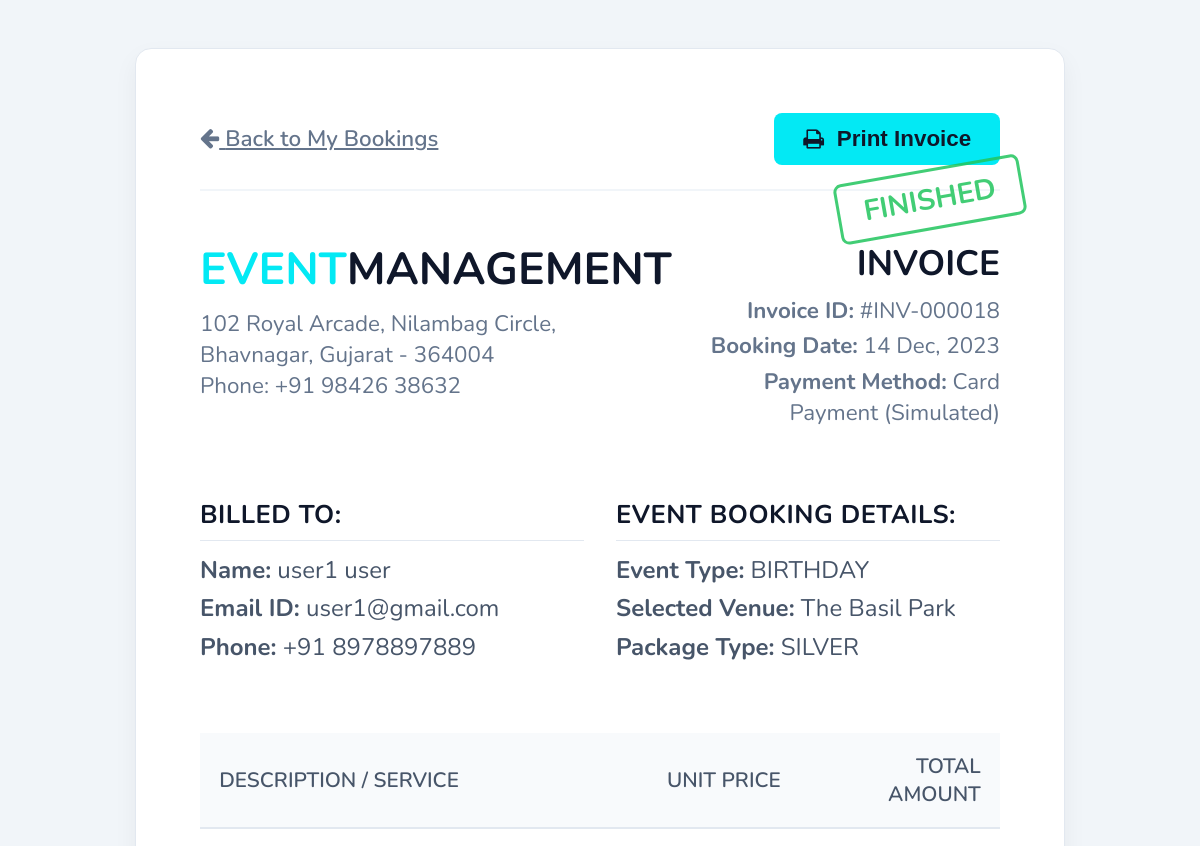
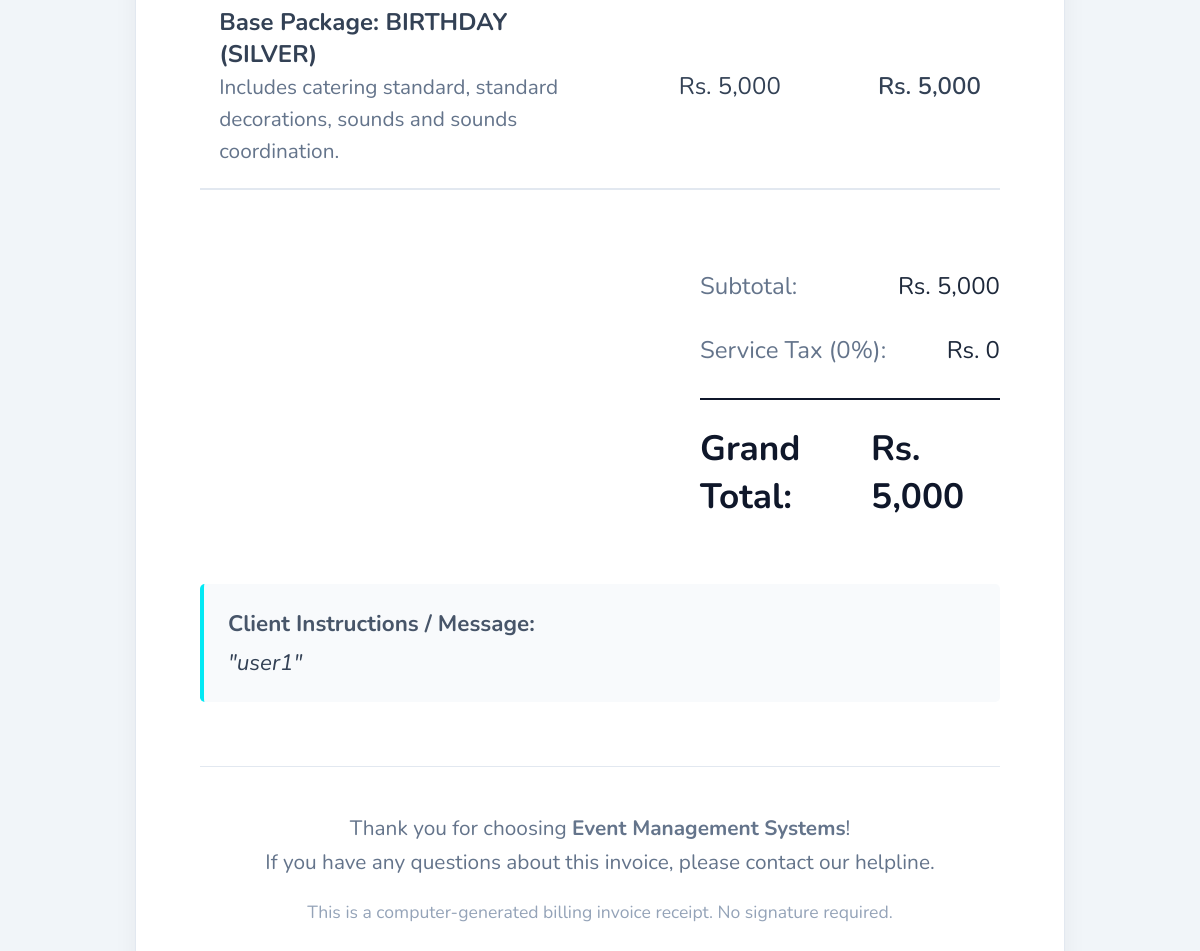
Screenshot of /login/invoice.php?b_id=18 (signed in) with the database file from the repository (2 pictures, top to bottom).
### tables this page shows
CREATE TABLE `tbl_booking` (
  `b_id` int(4) NOT NULL,
  `b_uid` int(4) NOT NULL,
  `b_type` varchar(20) NOT NULL,
  `b_package` varchar(20) NOT NULL,
  `b_date` date NOT NULL,
  `b_venue` varchar(50) NOT NULL,
  `b_price` double NOT NULL,
  `b_msg` varchar(500) NOT NULL,
  `b_state` varchar(10) NOT NULL
);

CREATE TABLE `tbl_user` (
  `First_Name` char(15) NOT NULL,
  `Last_Name` char(15) NOT NULL,
  `Email_ID` varchar(50) NOT NULL,
  `MobileNo` char(10) NOT NULL,
  `PWD` varchar(15) NOT NULL,
  `ID` int(4) NOT NULL
);

### login/invoice.php (the view, shortened to what this page needs)
<?php
    $b_id = intval($_GET['b_id']);
    $servername = "localhost";
    $username = "root";
    $password = "";
    $dbname = "event_mgt";
    $conn = new mysqli($servername, $username, $password, $dbname);
    $sql = "SELECT b.*, u.First_Name, u.Last_Name, u.Email_ID, u.MobileNo
            FROM tbl_booking b
            JOIN tbl_user u ON b.b_uid = u.ID
            WHERE b.b_id = ?";
    $stmt = $conn->prepare($sql);
    $stmt->bind_param("i", $b_id);
    $stmt->execute();
    $result = $stmt->get_result();
    $booking = $result->fetch_assoc();
    function parseUserMessage($msg) {
        return preg_replace('/^\[Add-ons:\s*.*?\]\s*/', '', $msg);
    }
    $clean_msg = parseUserMessage($booking["b_msg"]);
    $total_price = intval($booking["b_price"]);
    $addon_sum = 0;
    $base_package_price = $total_price - $addon_sum;
?>
<!DOCTYPE html>
<html lang="en">
<head>
    <link rel="stylesheet" href="https://cdnjs.cloudflare.com/ajax/libs/font-awesome/4.7.0/css/font-awesome.min.css">
</head>
<body>
<div class="invoice-card">
    <div class="actions-panel">
        <a href="booking.php" style="color: #64748b; font-size: 1.4rem; font-weight: 600;"><i class="fa fa-arrow-left"></i> Back to My Bookings</a>
        <button onclick="window.print()" class="btn-print"><i class="fa fa-print"></i> Print Invoice</button>
    </div>
    <?php
        $stampClass = 'stamp-upcoming';
        if ($booking["b_state"] == 'Finished') {
            $stampClass = 'stamp-finished';
        } elseif ($booking["b_state"] == 'Cancelled') {
            $stampClass = 'stamp-cancelled';
        } elseif ($booking["b_state"] == 'Confirmed') {
            $stampClass = 'stamp-confirmed';
        }
    ?>
    <div class="status-stamp <?php echo $stampClass; ?>">
        <?php echo $booking["b_state"]; ?>
    </div>
    <div class="invoice-header">
        <div class="brand">
            <h2><span>EVENT</span>management</h2>
            <p>102 Royal Arcade, Nilambag Circle,</p>
            <p>Bhavnagar, Gujarat - 364004</p>
            <p>Phone: +91 98426 38632</p>
        </div>
        <div class="meta-details">
            <h3>INVOICE</h3>
            <p><strong>Invoice ID:</strong> #INV-<?php echo str_pad($booking['b_id'], 6, '0', STR_PAD_LEFT); ?></p>
            <p><strong>Booking Date:</strong> <?php echo date("d M, Y", strtotime($booking['b_date'])); ?></p>
            <p><strong>Payment Method:</strong> Card Payment (Simulated)</p>
        </div>
    </div>
    <div class="info-grid">
        <div class="info-block">
            <h4>Billed To:</h4>
            <p><strong>Name:</strong> <?php echo htmlspecialchars($booking['First_Name'] . ' ' . $booking['Last_Name']); ?></p>
            <p><strong>Email ID:</strong> <?php echo htmlspecialchars($booking['Email_ID']); ?></p>
            <p><strong>Phone:</strong> +91 <?php echo htmlspecialchars($booking['MobileNo']); ?></p>
        </div>
        <div class="info-block">
            <h4>Event Booking Details:</h4>
            <p><strong>Event Type:</strong> <?php echo htmlspecialchars($booking['b_type']); ?></p>
            <p><strong>Selected Venue:</strong> <span style="text-transform: capitalize;"><?php echo htmlspecialchars($booking['b_venue']); ?></span></p>
            <p><strong>Package Type:</strong> <?php echo htmlspecialchars($booking['b_package']); ?></p>
        </div>
    </div>
    <table class="table-items">
        <thead>
            <tr>
                <th style="width: 50%;">Description / Service</th>
                <th style="width: 25%; text-align: right;">Unit Price</th>
                <th style="width: 25%; text-align: right;">Total Amount</th>
            </tr>
        </thead>
        <tbody>
            <tr>
                <td>
                    <strong>Base Package: <?php echo htmlspecialchars($booking['b_type']) . ' (' . htmlspecialchars($booking['b_package']) . ')'; ?></strong><br>
                    <span style="font-size: 1.3rem; color: #64748b;">Includes catering standard, standard decorations, sounds and sounds coordination.</span>
                </td>
                <td style="text-align: right;">Rs. <?php echo number_format($base_package_price); ?></td>
                <td style="text-align: right; font-weight: 600;">Rs. <?php echo number_format($base_package_price); ?></td>
            </tr>
        </tbody>
    </table>
    <div class="total-summary">
        <div class="total-box">
            <div class="total-row">
                <span style="color: #64748b;">Subtotal:</span>
                <span>Rs. <?php echo number_format($total_price); ?></span>
            </div>
            <div class="total-row">
                <span style="color: #64748b;">Service Tax (0%):</span>
                <span>Rs. 0</span>
            </div>
            <div class="total-row grand-total">
                <span>Grand Total:</span>
                <span>Rs. <?php echo number_format($total_price); ?></span>
            </div>
        </div>
    </div>
    <?php if (!empty($clean_msg)): ?>
        <div style="background: #f8fafc; border-left: 4px solid #03e9f4; padding: 1.5rem; margin-bottom: 4rem; border-radius: 0.3rem;">
            <strong style="font-size: 1.4rem; display: block; margin-bottom: 0.5rem; color: #475569;">Client Instructions / Message:</strong>
            <p style="margin: 0; font-size: 1.4rem; color: #334155; font-style: italic;">"<?php echo htmlspecialchars($clean_msg); ?>"</p>
        </div>
    <?php endif; ?>
    <div class="invoice-footer">
        <p>Thank you for choosing <strong>Event Management Systems</strong>!</p>
        <p>If you have any questions about this invoice, please contact our helpline.</p>
        <p style="margin-top: 1.5rem; font-size: 1.1rem; color: #94a3b8;">This is a computer-generated billing invoice receipt. No signature required.</p>
    </div>
</div>
</body>
</html>

### login/invoice.php (style rules this page uses)
body { font-family: 'Nunito', sans-serif; background-color: #f1f5f9; color: #1e293b; margin: 0; padding: 3rem 1rem; display: flex; justify-content: center; align-items: center; min-height: 100vh; }
.invoice-card { background: #fff; max-width: 800px; width: 100%; border-radius: 1rem; box-shadow: 0 10px 25px rgba(0, 0, 0, 0.05); padding: 4rem; border: 1px solid #e2e8f0; position: relative; }
.actions-panel { display: flex; justify-content: space-between; align-items: center; margin-bottom: 3rem; border-bottom: 2px solid #f1f5f9; padding-bottom: 1.5rem; }
.btn-print { background: #03e9f4; color: #0f172a; padding: 0.8rem 1.8rem; border-radius: 0.5rem; font-size: 1.4rem; font-weight: bold; cursor: pointer; border: none; display: flex; align-items: center; gap: 0.8rem; transition: all 0.3s; }
.invoice-header { display: flex; justify-content: space-between; margin-bottom: 4rem; }
.brand h2 { font-size: 2.8rem; color: #0f172a; text-transform: uppercase; margin: 0 0 0.5rem 0; }
.brand h2 span { color: #03e9f4; }
.brand p { color: #64748b; margin: 0; font-size: 1.4rem; }
.meta-details { text-align: right; }
.meta-details h3 { font-size: 2.2rem; color: #0f172a; margin: 0 0 0.5rem 0; }
.meta-details p { margin: 0.3rem 0; font-size: 1.4rem; color: #64748b; }
.info-grid { display: grid; grid-template-columns: 1fr 1fr; gap: 2rem; margin-bottom: 4rem; }
.info-block h4 { font-size: 1.6rem; color: #0f172a; margin: 0 0 0.8rem 0; text-transform: uppercase; letter-spacing: 0.5px; border-bottom: 1px solid #e2e8f0; padding-bottom: 0.5rem; }
.info-block p { margin: 0.4rem 0; font-size: 1.5rem; color: #475569; }
.table-items { width: 100%; border-collapse: collapse; margin-bottom: 4rem; }
.table-items th { background: #f8fafc; color: #475569; font-weight: 600; text-transform: uppercase; font-size: 1.3rem; padding: 1.2rem; text-align: left; border-bottom: 2px solid #e2e8f0; }
.table-items td { padding: 1.4rem 1.2rem; font-size: 1.5rem; border-bottom: 1px solid #e2e8f0; color: #334155; }
.table-items tr:last-child td { border-bottom: 2px solid #e2e8f0; }
.total-summary { display: flex; justify-content: flex-end; margin-bottom: 3rem; }
.total-box { width: 300px; }
.total-row { display: flex; justify-content: space-between; padding: 1rem 0; font-size: 1.5rem; }
.total-row.grand-total { font-size: 2.2rem; font-weight: bold; color: #0f172a; border-top: 2px solid #0f172a; margin-top: 1rem; padding-top: 1.5rem; }
.invoice-footer { text-align: center; border-top: 1px solid #e2e8f0; padding-top: 2.5rem; color: #64748b; font-size: 1.3rem; }
.invoice-footer p { margin: 0.4rem 0; }
.status-stamp { display: inline-block; border: 3px solid; border-radius: 0.5rem; padding: 0.5rem 1.5rem; font-size: 1.8rem; font-weight: bold; text-transform: uppercase; transform: rotate(-10deg); position: absolute; top: 120px; right: 40px; opacity: 0.85; }
.stamp-finished { border-color: #22c55e; color: #22c55e; }

### rows the page displays
tbl_booking: b_state "FINISHED", b_id "000018", b_date "14 Dec, 2023", tbl_user.First_Name+Last_Name "user1 user", tbl_user.Email_ID "user1@gmail.com", tbl_user.MobileNo "8978897889", b_type "BIRTHDAY", b_venue "The Basil Park", b_package "SILVER", b_price "5,000", b_msg "user1"
